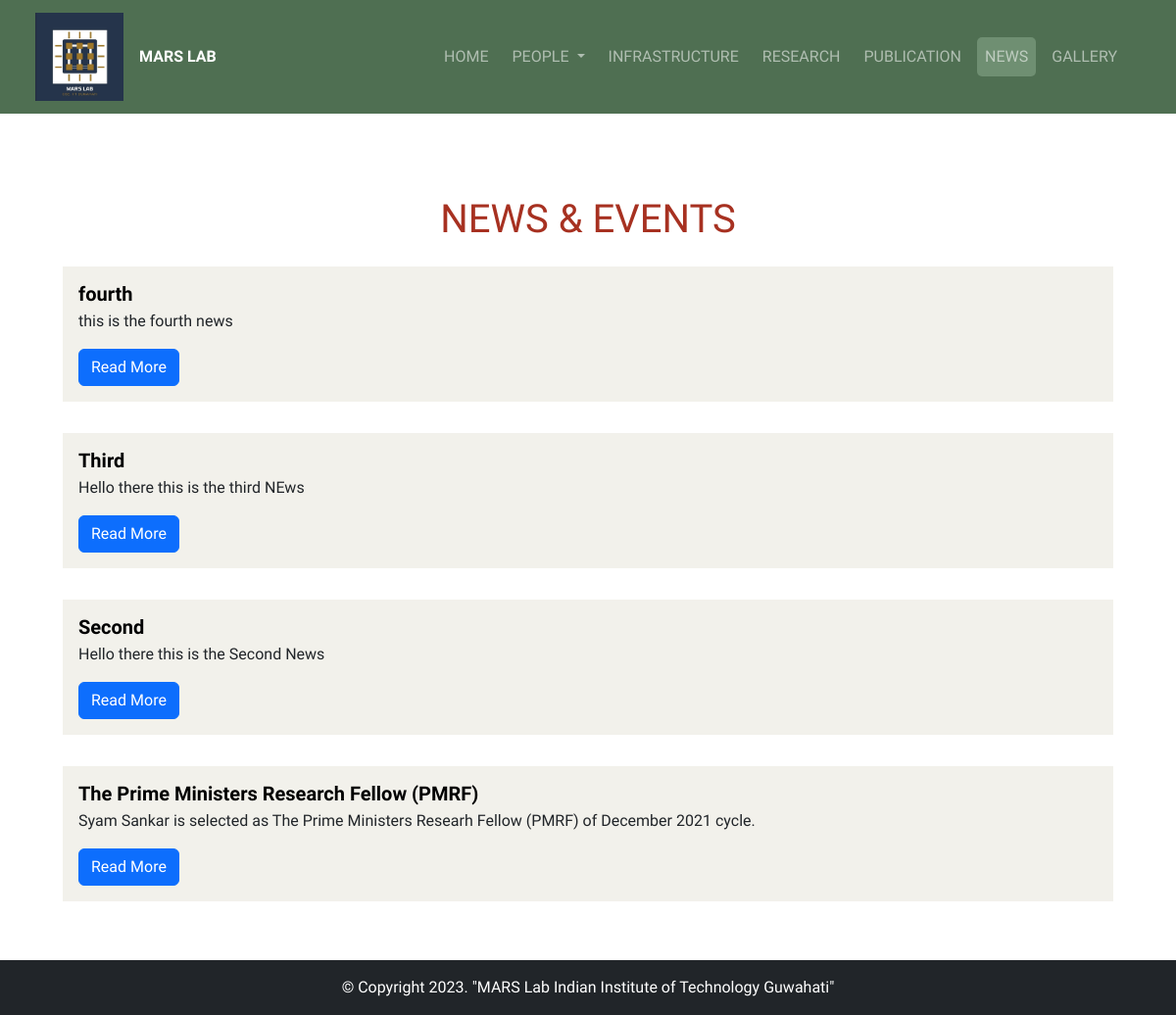
The page /news/ on the database as committed earlier.
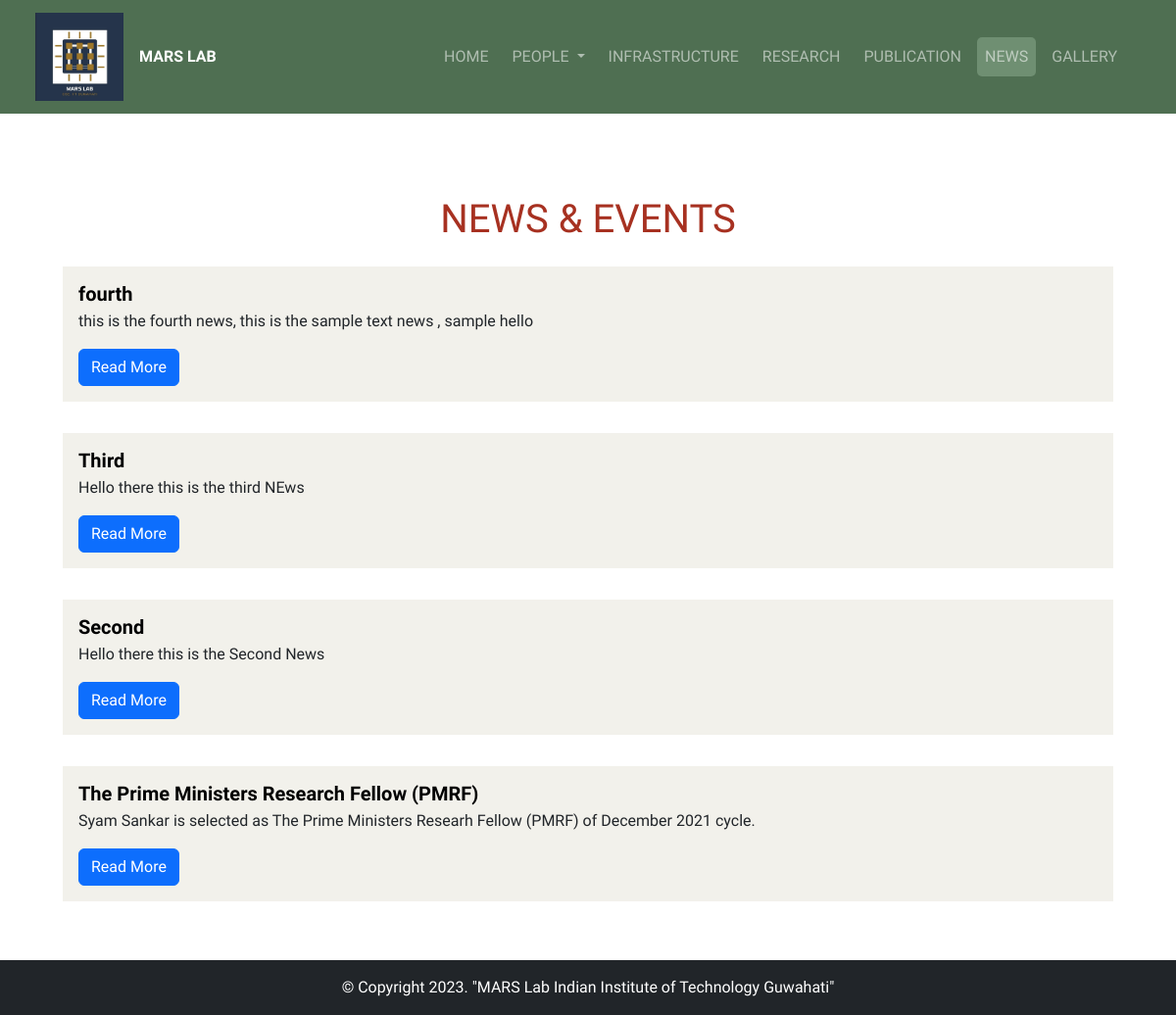
The same page on the database as committed later.
### mars/models.py (models this page shows, shortened)
class News(models.Model):
    title = models.CharField(max_length=500)
    body = models.TextField()
    date_posted = models.DateTimeField(auto_now_add=True)
    display = models.BooleanField(default=False)

### mars/views.py (the view)
# urls.py: path('news/',views.news, name ='news'),
def news(request):
    display_news = News.objects.filter(display=True)
    context = {
        'posts':News.objects.all().order_by('-date_posted'),
        'display_news':display_news
    }
    return render(request,'mars/news.html',context)

### mars/templates/mars/news.html (shortened to what this page needs)
{% extends "mars/home.html" %}
{% load static %}
{% block content %}
<link rel="stylesheet" href="{% static 'mars/news.css' %}">
<div class="container">
        <div class=" main-news flex-column d-flex justify-content-center align-items-center " >
            <div class="text-left">
                <h1 class="news_new">NEWS & EVENTS</h1>
            </div>
            <div class="list-container journals card-start ">
              {% for post in posts %}
                <div class="card  py-3 publication  ">
                  <div class="card-body publication-card">
                    <h5 class="card-title font-weight-bold">{{ post.title }}</h5>
                    <p class="card-text">{{ post.body }}</p>
                    <a href=" {{ post.url }}" class="btn btn-primary">Read More</a>
                  </div>
                </div>
                {% endfor %}
            </div>
        </div>
</div>
{% endblock content %}

Rows that differ between the two databases and show on the page:
changed News "fourth": body "this is the fourth news" → "this is the fourth news, this is the sample text news , sample hello"
